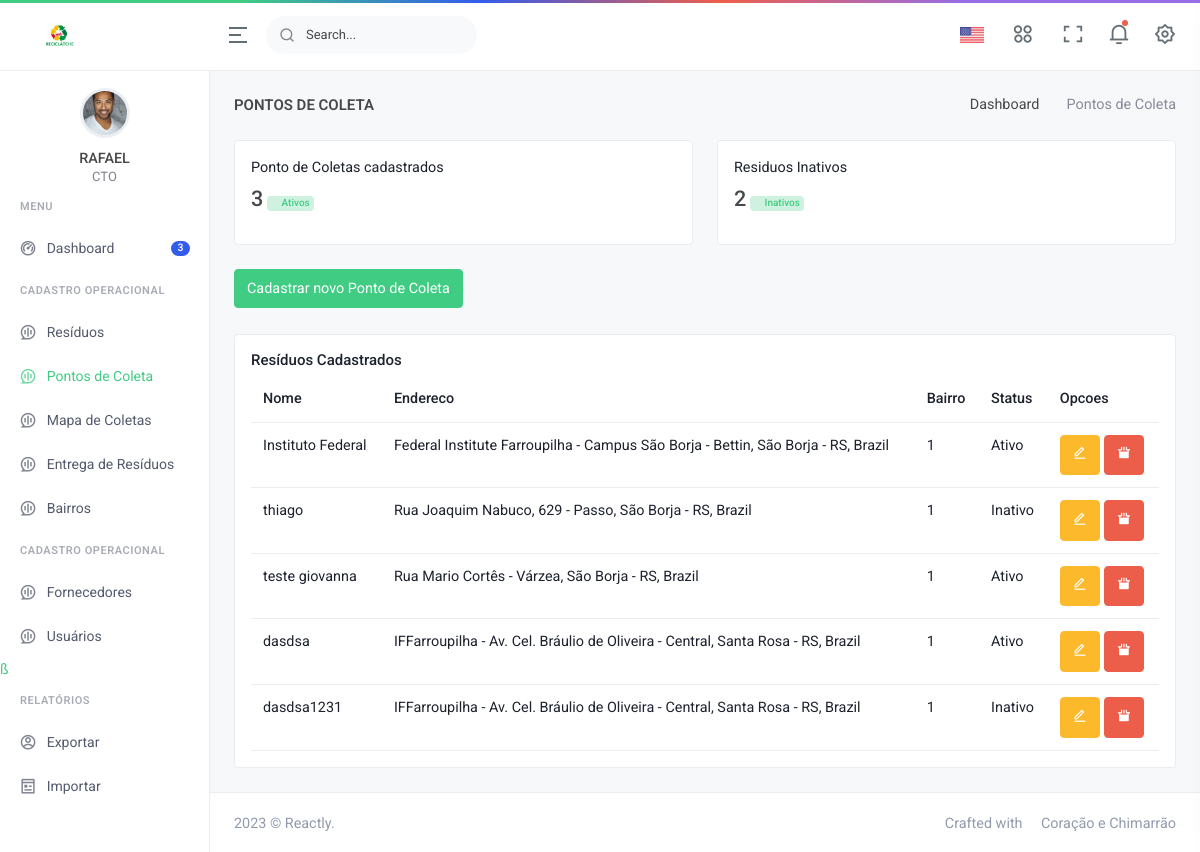
/pontos_coleta.php (signed in), run on the app's committed database.
### tables this page shows
CREATE TABLE `ponto_coleta` (
  `id_ponto_coleta` int(11) NOT NULL,
  `nome` varchar(250) NOT NULL,
  `endereco` varchar(250) NOT NULL,
  `bairro` int(11) NOT NULL,
  `id_usuario` int(11) NOT NULL,
  `status` varchar(50) NOT NULL,
  `latitude` varchar(100) NOT NULL,
  `longitude` varchar(100) NOT NULL
);

### pontos_coleta.php (the view, shortened to what this page needs)
<?php
$id = $_SESSION["usuario_id"];
if (empty($id)) {
    header("Location: index.php");
} else {
    require_once "footer.php";
    require_once "controller/conecta.php";
?>
    <div class="main-content">
        <div class="page-content">
            <div class="container-fluid">
                <div class="row">
                    <div class="col-12">
                        <div class="page-title-box d-sm-flex align-items-center justify-content-between">
                            <h4 class="mb-sm-0">Pontos de Coleta</h4>
                            <div class="page-title-right">
                                <ol class="breadcrumb m-0">
                                    <li class="breadcrumb-item"><a href="javascript: void(0);">Dashboard</a></li>
                                    <li class="breadcrumb-item active">Pontos de Coleta</li>
                                </ol>
                            </div>
                        </div>
                        <?php
                        $query_total_residuos = "SELECT COUNT(*) as total FROM ponto_coleta where id_usuario = '$id' and status = 'Ativo'";
                        $result = $conn->query($query_total_residuos);
                        $row = $result->fetch_assoc();
                        $total = $row['total'];
                        $query_total_residuos2 = "SELECT COUNT(*) as total FROM ponto_coleta where id_usuario = '$id' and status = 'Inativo'";
                        $result2 = $conn->query($query_total_residuos2);
                        $row2= $result2->fetch_assoc();
                        $total2 = $row2['total'];
                        ?>
                        <div class="row">
                            <div class="col-md-6">
                                <div class="card">
                                    <div class="card-body">
                                        <div class="d-flex flex-wrap pb-3 gap-3">
                                            <div class="flex-grow-1 overflow-hidden">
                                                <p class="text-truncate mb-2">Ponto de Coletas cadastrados</p>
                                                <h4 class="mt-2 mb-0"><?php echo $total; ?><span class="badge bg-subtle-primary text-primary font-size-10 ms-1"><i class="mdi mdi-arrow-up"></i> Ativos</sup></h4>
                                            </div>
                                        </div>
                                    </div>
                                </div>
                            </div>
                            <div class="col-md-6">
                                <div class="card">
                                    <div class="card-body">
                                        <div class="d-flex flex-wrap pb-3 gap-3">
                                            <div class="flex-grow-1 overflow-hidden">
                                                <p class="text-truncate mb-2">Residuos Inativos</p>
                                                <h4 class="mt-2 mb-0"><?php echo $total2; ?><span class="badge bg-subtle-primary text-primary font-size-10 ms-1"><i class="mdi mdi-arrow-up"></i> Inativos</sup></h4>
                                            </div>
                                        </div>
                                    </div>
                                </div>
                            </div>
                            <div class="col-md-6">
                                <a href="ponto_coleta_cadastro.php"><button type="button" class="btn btn-primary waves-effect waves-light" >Cadastrar novo Ponto de Coleta</button></a>
                            </div>
                            <br><br><br>
                        </div>
                        <div class="card">
                            <div class="card-body">
                                <h4 class="card-title">Resíduos Cadastrados</h4>
                                <div class="table-responsive">
                                    <table class="table mb-0">
                                        <thead>
                                            <tr>
                                                <th>Nome</th>
                                                <th>Endereco</th>
                                                <th>Bairro</th>
                                                <th>Status</th>
                                                <th>Opcoes</th>
                                            </tr>
                                        </thead>
                                        <tbody>
                                            <?php
                                            $query = "SELECT * FROM ponto_coleta where id_usuario = '$id'";
                                            $result = $conn->query($query);
                                            while ($row = $result->fetch_assoc()) {
                                                echo "<tr>";
                                                echo "<td>" . $row['nome'] . "</td>";
                                                echo "<td>" . $row['endereco'] . "</td>";
                                                echo "<td>" . $row['bairro'] . "</td>";
                                                echo "<td>" . $row['status'] . "</td>"; ?>
                                                <td>
                                                    <div class="row">
                                                        <div class="col">
                                                            <a href='tela_view_pontocoleta.php?id_residuo=<?php echo $row["id_ponto_coleta"]; ?>' type="button" class="btn btn-warning waves-effect waves-light"><i class="ri-edit-line"></i></a>
                                                            <a href='controller/atualiza_status_pontocoleta.php?id=<?php echo $row["id_ponto_coleta"]; ?>' type="button" class="btn btn-danger waves-effect waves-light"><i class="ri-sensor-fill"></i></a>
                                                        </div>
                                                    </div>
                                                </td>
                                            <?php
                                            }
                                            ?>
                                        </tbody>
                                    </table>
                                </div>
                            </div>
                        </div>
                    </div>
                </div>
            </div>
        </div>
    <?php
    require_once "header.php";
}
    ?>

### data on the page
ponto_coleta: nome "Instituto Federal", endereco "Federal Institute Farroupilha - Campus São Borja - Bettin, São Borja - RS, Brazil", bairro "1", status "Ativo"
ponto_coleta: nome "thiago", endereco "Rua Joaquim Nabuco, 629 - Passo, São Borja - RS, Brazil", bairro "1", status "Inativo"
ponto_coleta: nome "teste giovanna", endereco "Rua Mario Cortês - Várzea, São Borja - RS, Brazil", bairro "1", status "Ativo"
ponto_coleta: nome "dasdsa", endereco "IFFarroupilha - Av. Cel. Bráulio de Oliveira - Central, Santa Rosa - RS, Brazil", bairro "1", status "Ativo"
ponto_coleta: nome "dasdsa1231", endereco "IFFarroupilha - Av. Cel. Bráulio de Oliveira - Central, Santa Rosa - RS, Brazil", bairro "1", status "Inativo"

### other printed values
$_SESSION["usuario_nome"] "RAFAEL"
$_SESSION["cargo"] "CTO"
$total "3"
$total2 "2"
